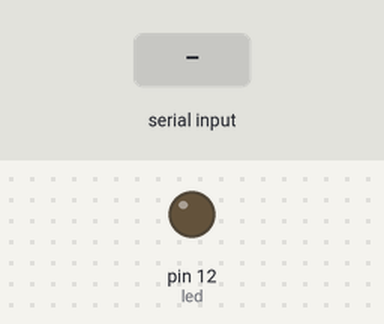
A sketch run on a simulated Arduino Uno, built with avr-gcc and run on an emulated ATmega328P. Shown: output pins drawn as LEDs (lit = HIGH). The test bench sets the inputs (shaded band).

Above: at 1.2 s.
1.3 s: "on" received over Serial
At 2.5 s:
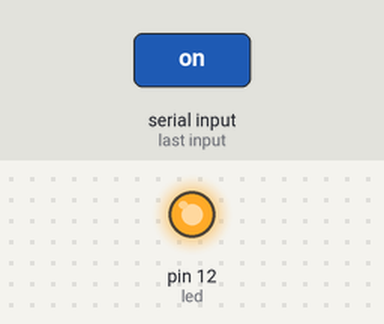
2.8 s: "off" received over Serial
At 3.9 s:
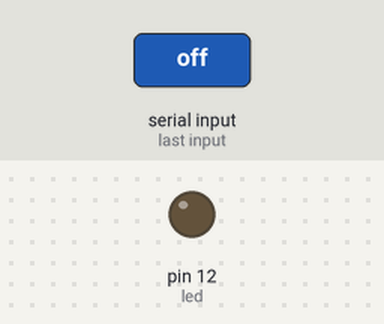
Timing chart, 0 to 5.8 s (numbered marks = the images above; inputs shaded):
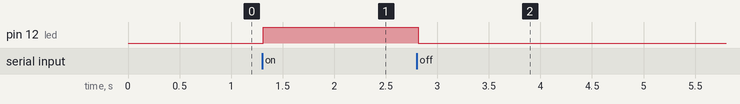

Measured:
- after the input at 1.3 s, pin 12 (led): LOW → HIGH at once
- after the input at 2.8 s, pin 12 (led): HIGH → LOW at once

The sketch:

uno_led.ino
```cpp
int led = 12;

void setup() {
  // put your setup code here, to run once:
  pinMode(led, OUTPUT);
  Serial.begin(9600);
  Serial.flush();
}

void loop() {
  // put your main code here, to run repeatedly:
  String input = "";
  while(Serial.available() > 0)
  {
    input += (char) Serial.read();
    delay(5);
  }
  if (input == "on")
  {
    digitalWrite(led, HIGH);
  }
  else if (input == "off")
  {
    digitalWrite(led, LOW);
  }
}
```
